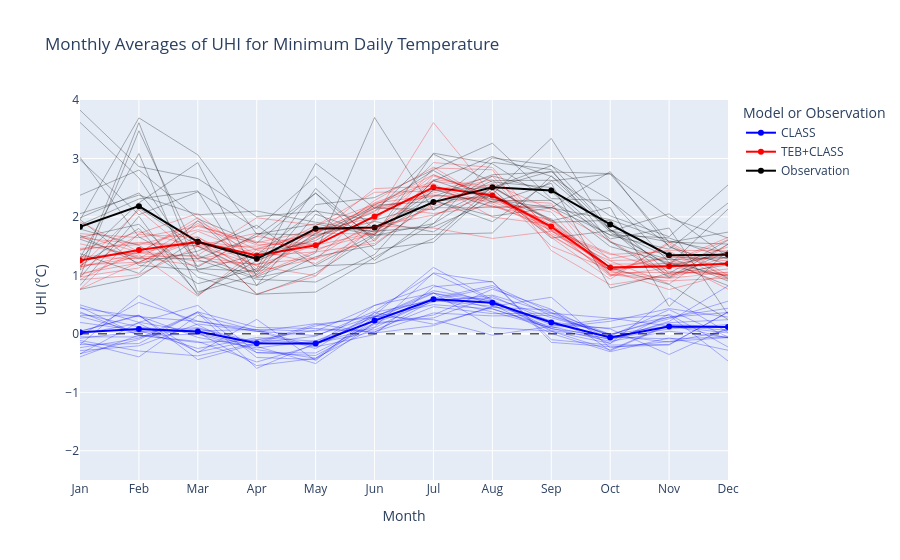
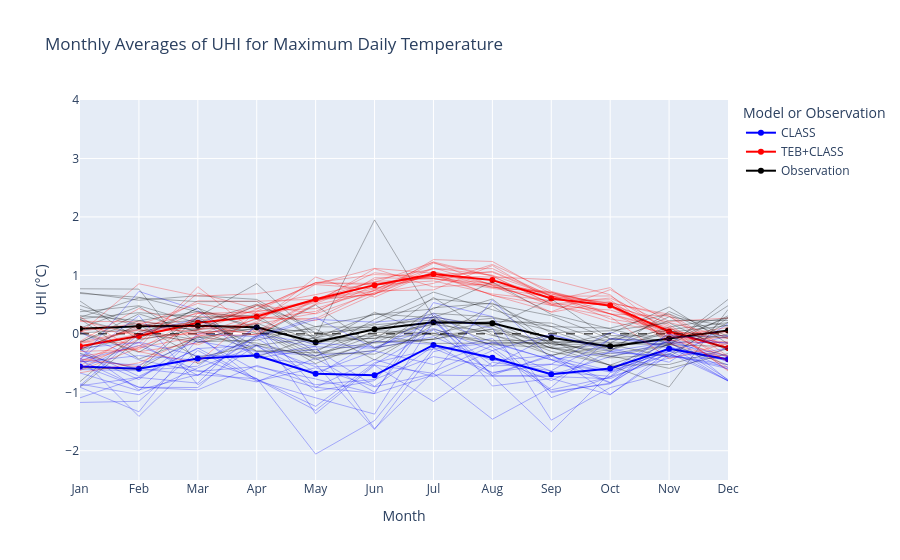

These figures' notebook cell, in order:
### Code cell
# Display UHI evolution for every year
y_range=[-2.5,4]
months = ['Jan','Feb','Mar','Apr','May','Jun','Jul','Aug','Sep','Oct','Nov','Dec']
X = monthly['urban']['tasmin_C'].month.values

for f,field_name in zip(['tasmin','tasmax'],['Minimum Daily Temperature','Maximum Daily Temperature']):
    fig = go.Figure()
    for key,model,colour, Z_b in zip([f'{f}_C',f'{f}_T',f'{f}_S'],['CLASS','TEB+CLASS','Observation'],['blue','red','black'],[Z_b_model,Z_b_model,Z_b_obs]):
        # for point,name in zip(monthly[key].points.values, station_set.station_name.values):
        #     fig.add_trace(go.Scatter(x=monthly[key].sel(points=point).month.values,y=monthly[key].sel(points=point)[f].values - 273.15,name=f'{name} ({model})'))
        

        Y = adjust_temp(monthly['urban'][key].values,z_b = Z_b['urban'])[0] - adjust_temp(monthly['rural'][key].values,z_b = Z_b['rural'])[0]
            
        LINE = dict(color=colour,dash='solid')
        fig.add_trace(go.Scatter(x=X,y=Y,name=f'{model}',line=LINE))
    # zero line with no legend
    fig.add_trace(
        go.Scatter(
            x=[X[0], X[-1]],  # full range of x data
            y=[0, 0],
            mode='lines',
            line=dict(color='black', dash='dash', width=1),
            showlegend=False, 
            hoverinfo='skip',
            legendrank=1  
        )
    )
    
    # Adding the inter-annual lines
    for year in years:
        for key,model,colour, Z_b in zip([f'{f}_C',f'{f}_T',f'{f}_S'],['CLASS','TEB+CLASS','Observation'],['blue','red','black'], [Z_b_model,Z_b_model,Z_b_obs]):
            Y = adjust_temp(monthly_by_year['urban'][key].sel(year=year).values,z_b = Z_b['urban'])[0] - adjust_temp(monthly_by_year['rural'][key].sel(year=year).values,z_b = Z_b['rural'])[0]
            
            # Adding the average monthly temperature lines of each year
            fig.add_trace(go.Scatter(
                    x=X,
                    y=Y,
                    name=f'{year} {model} {urban_or_rural}',
                    line=dict(color=colour, dash='solid', width=0.3),
                    legendrank=2,
                    showlegend=False,
                    mode='lines'
            ))


    fig.update_layout(
        title=dict(text=f'Monthly Averages of UHI for {field_name}'),
        xaxis=dict(title=dict(text='Month')),
        yaxis=dict(title=dict(text='UHI (°C)')),
        legend=dict(title=dict(text='Model or Observation')),
    )
    fig.update_xaxes(
        tickmode='array',
        tickvals=list(range(1, 13)), 
        ticktext=months,
        range=[1, 12]              
    )
    fig.update_yaxes(range=y_range) # set extent of y axis
    fig.show()

    # fig.write_html(f'/runoff/gulley/UHI_plots/cycles/annual/{f}_UHI_monthly_simobs.html')
